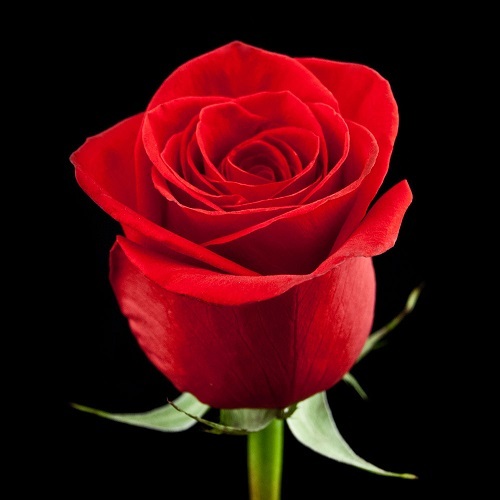
#> input picture rose1.jpg, 500 x 500 px
$ python pencil.py
#> lines starting #> are read from the running program, lines starting #| are printed output that depends on the picture
import cv2

image_location = ""
filename = "rose1.jpg"

img = cv2.imread(image_location+filename)
#> img is the input picture: shape (500, 500, 3); mean B, G, R 12.8, 9.3, 66.4

gray_scale = cv2.cvtColor(img, cv2.COLOR_BGR2GRAY)
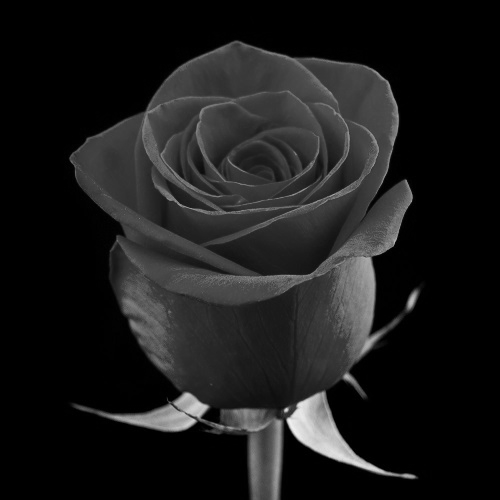
#> gray_scale: shape (500, 500); min 0, max 242, mean 26.8

inverted = 255 - gray_scale
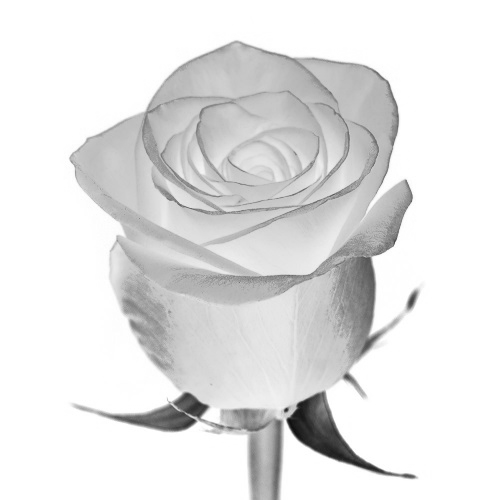
#> inverted: shape (500, 500); min 13, max 255, mean 228.2

Blurred = cv2.GaussianBlur(inverted,(21,21),0)
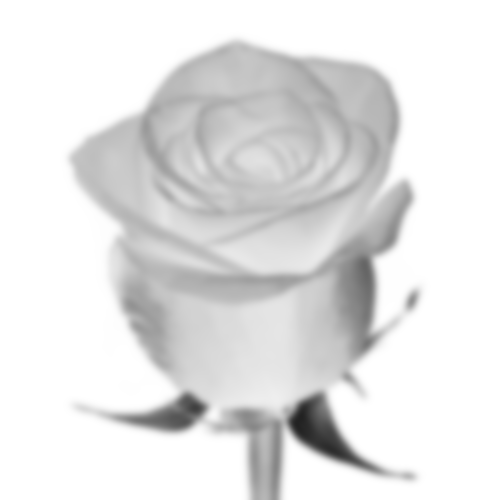
#> Blurred: shape (500, 500); min 34, max 255, mean 228.2

pencil = cv2.divide(gray_scale,inverted, scale=256.0 )
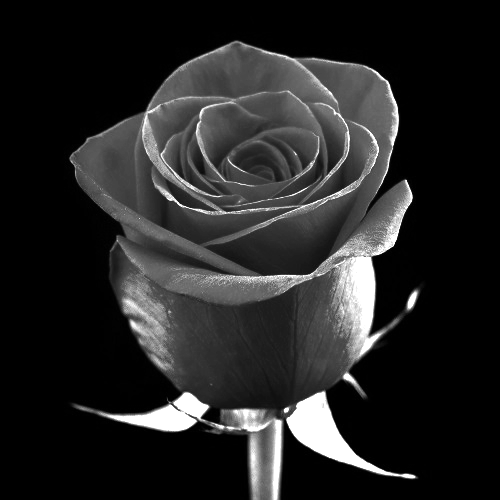
#> pencil: shape (500, 500); min 0, max 255, mean 38

cv2.imshow("Orginal Image", img)
cv2.imshow("New Image", pencil)
cv2.waitKey(0)
